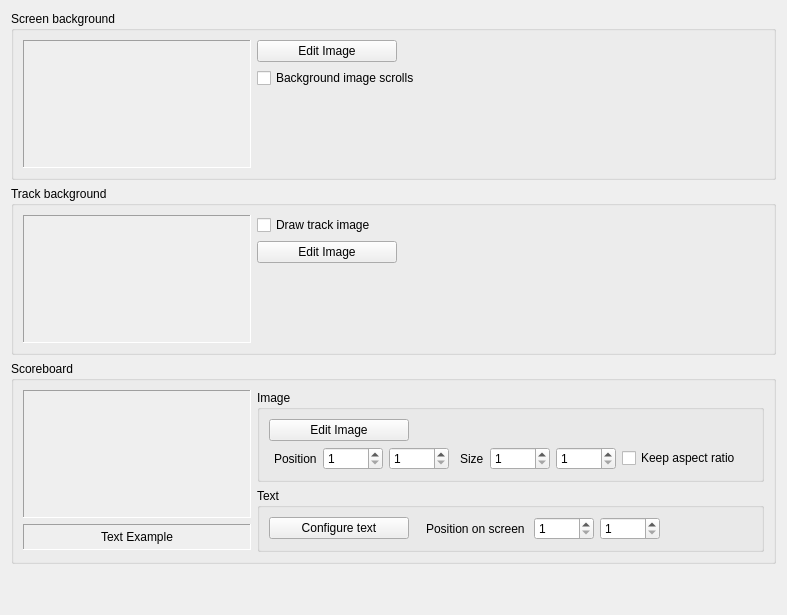
          <widget class="QWidget" name="scrollAreaWidgetContents_Appearance">
           <property name="geometry">
            <rect>
             <x>0</x>
             <y>-32</y>
             <width>787</width>
             <height>615</height>
            </rect>
           </property>
           <layout class="QVBoxLayout" name="verticalLayout_13">
            <item>
             <widget class="QGroupBox" name="groupBox_Background">
              <property name="title">
               <string>Screen background</string>
              </property>
              <property name="flat">
               <bool>false</bool>
              </property>
              <layout class="QGridLayout" name="gridLayout_15">
               <item row="0" column="1">
                <layout class="QVBoxLayout" name="verticalLayout_18">
                 <item>
                  <layout class="QHBoxLayout" name="horizontalLayout_20">
                   <item>
                    <widget class="QPushButton" name="pushButton_SelectBackgroundImage">
                     <property name="sizePolicy">
                      <sizepolicy hsizetype="Fixed" vsizetype="Fixed">
                       <horstretch>0</horstretch>
                       <verstretch>0</verstretch>
                      </sizepolicy>
                     </property>
                     <property name="minimumSize">
                      <size>
                       <width>140</width>
                       <height>0</height>
                      </size>
                     </property>
                     <property name="text">
                      <string>Edit Image</string>
                     </property>
                    </widget>
                   </item>
                   <item>
                    <spacer name="horizontalSpacer_9">
                     <property name="orientation">
                      <enum>Qt::Horizontal</enum>
                     </property>
                     <property name="sizeHint" stdset="0">
                      <size>
                       <width>40</width>
                       <height>20</height>
                      </size>
                     </property>
                    </spacer>
                   </item>
                  </layout>
                 </item>
                 <item>
                  <widget class="QCheckBox" name="checkBox_BackgroundImageScrolls">
                   <property name="text">
                    <string>Background image scrolls</string>
                   </property>
                  </widget>
                 </item>
                 <item>
                  <spacer name="verticalSpacer_17">
                   <property name="orientation">
                    <enum>Qt::Vertical</enum>
                   </property>
                   <property name="sizeType">
                    <enum>QSizePolicy::Expanding</enum>
                   </property>
                   <property name="sizeHint" stdset="0">
                    <size>
                     <width>20</width>
                     <height>0</height>
                    </size>
                   </property>
                  </spacer>
                 </item>
                </layout>
               </item>
               <item row="0" column="0">
                <widget class="QLabel" name="label_BackgroundImage">
                 <property name="sizePolicy">
                  <sizepolicy hsizetype="Fixed" vsizetype="Fixed">
                   <horstretch>0</horstretch>
                   <verstretch>0</verstretch>
                  </sizepolicy>
                 </property>
                 <property name="minimumSize">
                  <size>
                   <width>228</width>
                   <height>128</height>
                  </size>
                 </property>
                 <property name="maximumSize">
                  <size>
                   <width>228</width>
                   <height>128</height>
                  </size>
                 </property>
                 <property name="accessibleName">
                  <string notr="true"/>
                 </property>
                 <property name="autoFillBackground">
                  <bool>true</bool>
                 </property>
                 <property name="frameShape">
                  <enum>QFrame::Panel</enum>
                 </property>
                 <property name="frameShadow">
                  <enum>QFrame::Sunken</enum>
                 </property>
                 <property name="text">
                  <string/>
                 </property>
                 <property name="scaledContents">
                  <bool>false</bool>
                 </property>
                 <property name="alignment">
                  <set>Qt::AlignCenter</set>
                 </property>
                 <property name="margin">
                  <number>2</number>
                 </property>
                 <property name="indent">
                  <number>0</number>
                 </property>
                </widget>
               </item>
              </layout>
             </widget>
            </item>
            <item>
             <widget class="QGroupBox" name="groupBox_Track">
              <property name="title">
               <string>Track background</string>
              </property>
              <layout class="QGridLayout" name="gridLayout_16">
               <item row="1" column="1">
                <layout class="QVBoxLayout" name="verticalLayout_19">
                 <item>
                  <widget class="QCheckBox" name="checkBox_DrawTrack">
                   <property name="text">
                    <string>Draw track image</string>
                   </property>
                  </widget>
                 </item>
                 <item>
                  <layout class="QHBoxLayout" name="horizontalLayout_2">
                   <item>
                    <widget class="QPushButton" name="pushButton_SelectTrackImage">
                     <property name="sizePolicy">
                      <sizepolicy hsizetype="Fixed" vsizetype="Fixed">
                       <horstretch>0</horstretch>
                       <verstretch>0</verstretch>
                      </sizepolicy>
                     </property>
                     <property name="minimumSize">
                      <size>
                       <width>140</width>
                       <height>0</height>
                      </size>
                     </property>
                     <property name="text">
                      <string>Edit Image</string>
                     </property>
                    </widget>
                   </item>
                   <item>
                    <spacer name="horizontalSpacer_10">
                     <property name="orientation">
                      <enum>Qt::Horizontal</enum>
                     </property>
                     <property name="sizeHint" stdset="0">
                      <size>
                       <width>40</width>
                       <height>20</height>
                      </size>
                     </property>
                    </spacer>
                   </item>
                  </layout>
                 </item>
                 <item>
                  <spacer name="verticalSpacer_19">
                   <property name="orientation">
                    <enum>Qt::Vertical</enum>
                   </property>
                   <property name="sizeType">
                    <enum>QSizePolicy::Expanding</enum>
                   </property>
                   <property name="sizeHint" stdset="0">
                    <size>
                     <width>20</width>
                     <height>0</height>
                    </size>
                   </property>
                  </spacer>
                 </item>
                </layout>
               </item>
               <item row="1" column="0">
                <widget class="QLabel" name="label_TrackImage">
                 <property name="sizePolicy">
                  <sizepolicy hsizetype="Fixed" vsizetype="Fixed">
                   <horstretch>0</horstretch>
                   <verstretch>0</verstretch>
                  </sizepolicy>
                 </property>
                 <property name="minimumSize">
                  <size>
                   <width>228</width>
                   <height>128</height>
                  </size>
                 </property>
                 <property name="maximumSize">
                  <size>
                   <width>228</width>
                   <height>128</height>
                  </size>
                 </property>
                 <property name="accessibleName">
                  <string notr="true"/>
                 </property>
                 <property name="autoFillBackground">
                  <bool>true</bool>
                 </property>
                 <property name="frameShape">
                  <enum>QFrame::Panel</enum>
                 </property>
                 <property name="frameShadow">
                  <enum>QFrame::Sunken</enum>
                 </property>
                 <property name="text">
                  <string/>
                 </property>
                 <property name="scaledContents">
                  <bool>false</bool>
                 </property>
                 <property name="alignment">
                  <set>Qt::AlignCenter</set>
                 </property>
                 <property name="margin">
                  <number>2</number>
                 </property>
                 <property name="indent">
                  <number>0</number>
                 </property>
                </widget>
               </item>
              </layout>
             </widget>
            </item>
            <item>
             <widget class="QGroupBox" name="groupBox_Scoreboard">
              <property name="title">
               <string>Scoreboard</string>
              </property>
              <layout class="QGridLayout" name="gridLayout_18">
               <item row="0" column="0">
                <layout class="QVBoxLayout" name="verticalLayout_12">
                 <item>
                  <widget class="QLabel" name="label_ScoreboardImage">
                   <property name="sizePolicy">
                    <sizepolicy hsizetype="Fixed" vsizetype="Fixed">
                     <horstretch>0</horstretch>
                     <verstretch>0</verstretch>
                    </sizepolicy>
                   </property>
                   <property name="minimumSize">
                    <size>
                     <width>228</width>
                     <height>128</height>
                    </size>
                   </property>
                   <property name="maximumSize">
                    <size>
                     <width>228</width>
                     <height>128</height>
                    </size>
                   </property>
                   <property name="autoFillBackground">
                    <bool>true</bool>
                   </property>
                   <property name="frameShape">
                    <enum>QFrame::Panel</enum>
                   </property>
                   <property name="frameShadow">
                    <enum>QFrame::Sunken</enum>
                   </property>
                   <property name="text">
                    <string/>
                   </property>
                   <property name="scaledContents">
                    <bool>false</bool>
                   </property>
                   <property name="alignment">
                    <set>Qt::AlignCenter</set>
                   </property>
                   <property name="margin">
                    <number>2</number>
                   </property>
                   <property name="indent">
                    <number>0</number>
                   </property>
                  </widget>
                 </item>
                 <item>
                  <widget class="QLabel" name="label_ScoreboardExample">
                   <property name="sizePolicy">
                    <sizepolicy hsizetype="Fixed" vsizetype="Fixed">
                     <horstretch>0</horstretch>
                     <verstretch>0</verstretch>
                    </sizepolicy>
                   </property>
                   <property name="minimumSize">
                    <size>
                     <width>228</width>
                     <height>26</height>
                    </size>
                   </property>
                   <property name="baseSize">
                    <size>
                     <width>26</width>
                     <height>26</height>
                    </size>
                   </property>
                   <property name="autoFillBackground">
                    <bool>true</bool>
                   </property>
                   <property name="frameShape">
                    <enum>QFrame::Panel</enum>
                   </property>
                   <property name="frameShadow">
                    <enum>QFrame::Sunken</enum>
                   </property>
                   <property name="text">
                    <string>Text Example</string>
                   </property>
                   <property name="alignment">
                    <set>Qt::AlignCenter</set>
                   </property>
                   <property name="margin">
                    <number>0</number>
                   </property>
                   <property name="indent">
                    <number>0</number>
                   </property>
                  </widget>
                 </item>
                 <item>
                  <spacer name="verticalSpacer_18">
                   <property name="orientation">
                    <enum>Qt::Vertical</enum>
                   </property>
                   <property name="sizeType">
                    <enum>QSizePolicy::Expanding</enum>
                   </property>
                   <property name="sizeHint" stdset="0">
                    <size>
                     <width>20</width>
                     <height>0</height>
                    </size>
                   </property>
                  </spacer>
                 </item>
                </layout>
               </item>
               <item row="0" column="3">
                <layout class="QVBoxLayout" name="verticalLayout_20">
                 <item>
                  <widget class="QGroupBox" name="groupBox_ScoreboardImage">
                   <property name="title">
                    <string>Image</string>
                   </property>
                   <layout class="QVBoxLayout" name="verticalLayout">
                    <item>
                     <layout class="QHBoxLayout" name="horizontalLayout_9">
                      <item>
                       <widget class="QPushButton" name="pushButton_SelectScoreboardImage">
                        <property name="sizePolicy">
                         <sizepolicy hsizetype="Fixed" vsizetype="Fixed">
                          <horstretch>0</horstretch>
                          <verstretch>0</verstretch>
                         </sizepolicy>
                        </property>
                        <property name="minimumSize">
                         <size>
                          <width>140</width>
                          <height>0</height>
                         </size>
                        </property>
                        <property name="text">
                         <string>Edit Image</string>
                        </property>
                       </widget>
                      </item>
                      <item>
                       <spacer name="horizontalSpacer_25">
                        <property name="orientation">
                         <enum>Qt::Horizontal</enum>
                        </property>
                        <property name="sizeType">
                         <enum>QSizePolicy::Expanding</enum>
                        </property>
                        <property name="sizeHint" stdset="0">
                         <size>
                          <width>40</width>
                          <height>20</height>
                         </size>
                        </property>
                       </spacer>
                      </item>
                     </layout>
                    </item>
                    <item>
                     <layout class="QGridLayout" name="gridLayout_13">
                      <item row="0" column="1">
                       <widget class="QSpinBox" name="spinBox_ScoreboardImagePositionX">
                        <property name="minimumSize">
                         <size>
                          <width>60</width>
                          <height>0</height>
                         </size>
                        </property>
                        <property name="minimum">
                         <number>1</number>
                        </property>
                        <property name="maximum">
                         <number>1920</number>
                        </property>
                       </widget>
                      </item>
                      <item row="0" column="0">
                       <widget class="QLabel" name="label_ScoreboardImagePosition">
                        <property name="text">
                         <string>Position</string>
                        </property>
                        <property name="indent">
                         <number>5</number>
                        </property>
                       </widget>
                      </item>
                      <item row="0" column="4">
                       <widget class="QSpinBox" name="spinBox_ScoreboardImageWidth">
                        <property name="minimumSize">
                         <size>
                          <width>60</width>
                          <height>0</height>
                         </size>
                        </property>
                        <property name="minimum">
                         <number>1</number>
                        </property>
                        <property name="maximum">
                         <number>1920</number>
                        </property>
                       </widget>
                      </item>
                      <item row="0" column="2">
                       <widget class="QSpinBox" name="spinBox_ScoreboardImagePositionY">
                        <property name="minimumSize">
                         <size>
                          <width>60</width>
                          <height>0</height>
                         </size>
                        </property>
                        <property name="minimum">
                         <number>1</number>
                        </property>
                        <property name="maximum">
                         <number>1080</number>
                        </property>
                       </widget>
                      </item>
                      <item row="0" column="3">
                       <widget class="QLabel" name="label_ScoreboardImageWidth">
                        <property name="text">
                         <string>Size</string>
                        </property>
                        <property name="indent">
                         <number>5</number>
                        </property>
                       </widget>
                      </item>
                      <item row="0" column="5">
                       <widget class="QSpinBox" name="spinBox_ScoreboardImageHeight">
                        <property name="minimumSize">
                         <size>
                          <width>60</width>
                          <height>0</height>
                         </size>
                        </property>
                        <property name="minimum">
                         <number>1</number>
                        </property>
                        <property name="maximum">
                         <number>1080</number>
                        </property>
                       </widget>
                      </item>
                      <item row="0" column="6">
                       <widget class="QCheckBox" name="checkBox_ScoreboardImageKeepAspectRatio">
                        <property name="sizePolicy">
                         <sizepolicy hsizetype="Expanding" vsizetype="Fixed">
                          <horstretch>0</horstretch>
                          <verstretch>0</verstretch>
                         </sizepolicy>
                        </property>
                        <property name="text">
                         <string>Keep aspect ratio</string>
                        </property>
                       </widget>
                      </item>
                     </layout>
                    </item>
                   </layout>
                  </widget>
                 </item>
                 <item>
                  <widget class="QGroupBox" name="groupBox_ScoreboardText">
                   <property name="title">
                    <string>Text</string>
                   </property>
                   <layout class="QHBoxLayout" name="horizontalLayout_3">
                    <item>
                     <widget class="QPushButton" name="pushButton">
                      <property name="minimumSize">
                       <size>
                        <width>140</width>
                        <height>0</height>
                       </size>
                      </property>
                      <property name="text">
                       <string>Configure text</string>
                      </property>
                     </widget>
                    </item>
                    <item>
                     <widget class="QLabel" name="label_ScoreboardTextPosition">
                      <property name="text">
                       <string>Position on screen </string>
                      </property>
                      <property name="indent">
                       <number>11</number>
                      </property>
                     </widget>
                    </item>
                    <item>
                     <widget class="QSpinBox" name="spinBox_ScoreboardTextPositionX">
                      <property name="minimumSize">
                       <size>
                        <width>60</width>
                        <height>0</height>
                       </size>
                      </property>
                      <property name="minimum">
                       <number>1</number>
                      </property>
                      <property name="maximum">
                       <number>1920</number>
                      </property>
                     </widget>
                    </item>
                    <item>
                     <widget class="QSpinBox" name="spinBox_ScoreboardTextPositionY">
                      <property name="minimumSize">
                       <size>
                        <width>60</width>
                        <height>0</height>
                       </size>
                      </property>
                      <property name="minimum">
                       <number>1</number>
                      </property>
                      <property name="maximum">
                       <number>1080</number>
                      </property>
                     </widget>
                    </item>
                    <item>
                     <spacer name="horizontalSpacer_13">
                      <property name="orientation">
                       <enum>Qt::Horizontal</enum>
                      </property>
                      <property name="sizeHint" stdset="0">
                       <size>
                        <width>40</width>
                        <height>20</height>
                       </size>
                      </property>
                     </spacer>
                    </item>
                   </layout>
                  </widget>
                 </item>
                </layout>
               </item>
              </layout>
             </widget>
            </item>
            <item>
             <spacer name="verticalSpacer_2">
              <property name="orientation">
               <enum>Qt::Vertical</enum>
              </property>
              <property name="sizeHint" stdset="0">
               <size>
                <width>20</width>
                <height>40</height>
               </size>
              </property>
             </spacer>
            </item>
           </layout>
          </widget>
